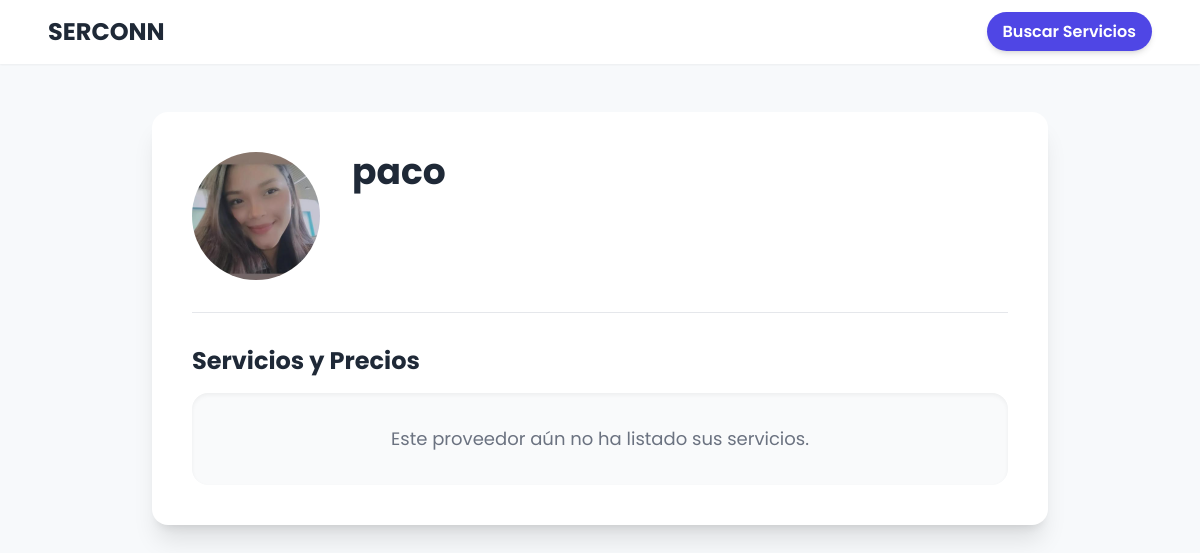
/provider/1/, run on an earlier commit of the app's database.
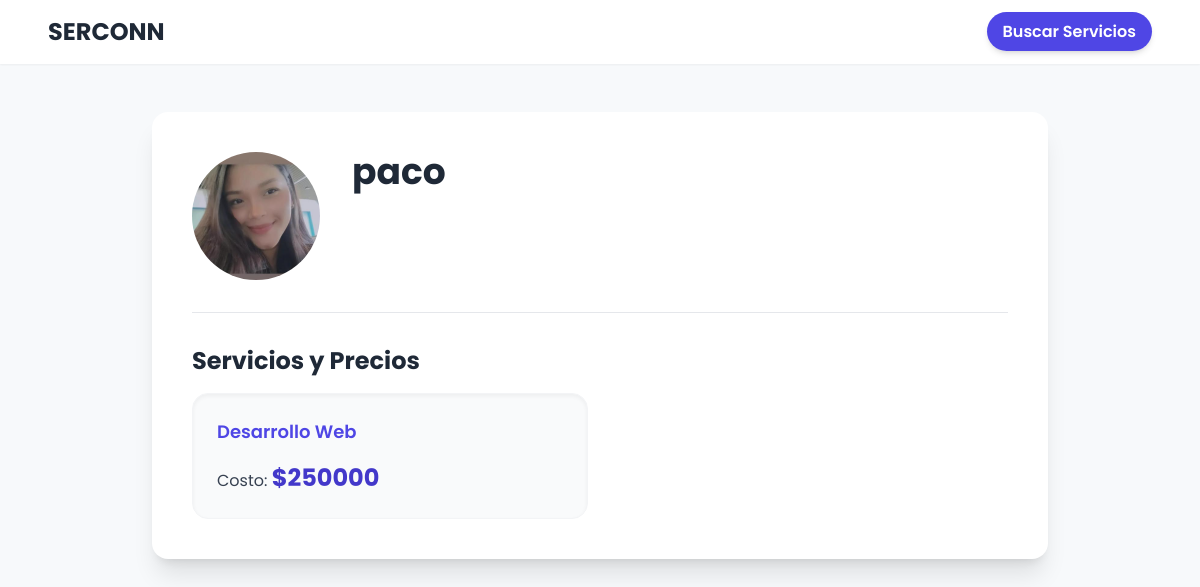
And on a later commit of the database.
### serconn_app/models.py (models this page shows, shortened)
class ServiceProvider(models.Model):
    user = models.OneToOneField('auth.User', on_delete=models.CASCADE)
    first_name = models.CharField(max_length=50, blank=True)
    last_name = models.CharField(max_length=50, blank=True)
    profession = models.CharField(max_length=100, blank=True)
    service_info = models.TextField(blank=True)
    rates = models.CharField(max_length=100, blank=True)
    availability = models.CharField(max_length=100, blank=True)
    profile_picture = models.ImageField(upload_to='provider_profiles/', blank=True, null=True)
    contact_number = models.CharField(max_length=20, blank=True)
    services_offered = models.CharField(max_length=200, blank=True)

class Service(models.Model):
    provider = models.ForeignKey(ServiceProvider, on_delete=models.CASCADE, related_name='services')
    category = models.ForeignKey(ServiceCategory, on_delete=models.CASCADE)
    name = models.CharField(max_length=200)
    description = models.TextField()
    rate = models.DecimalField(max_digits=10, decimal_places=2) # FR-8

### serconn_app/views.py (the view)
# urls.py: path("provider/<int:provider_id>/", appViews.provider_detail_view, name="provider_detail"),
def provider_detail_view(request, provider_id):
    try:
        provider = get_object_or_404(ServiceProvider, pk=provider_id)
    except Http404:
        return render(request, '404.html')
    services_offered = Service.objects.filter(provider=provider)
    context = {
        'provider': provider,
        'services_offered': services_offered,
    }
    return render(request, 'provider_detail.html', context)

### serconn_app/templates/provider_detail.html (shortened to what this page needs)
<!DOCTYPE html>
<html lang="es">
<head>
    <script src="https://cdn.tailwindcss.com"></script>
</head>
<body class="flex flex-col min-h-screen">
    <header class="bg-white shadow-sm py-4 px-6 md:px-12 flex justify-between items-center sticky top-0 z-50">
        <h1 class="text-2xl font-bold text-gray-800">
            <a href="{% url 'service_search' %}">SERCONN</a>
        </h1>
        <nav>
            <a href="{% url 'service_search' %}" class="bg-indigo-600 hover:bg-indigo-700 text-white font-semibold py-2 px-4 rounded-full transition-colors duration-300 shadow-md">
                Buscar Servicios
            </a>
        </nav>
    </header>
    <main class="container mx-auto px-4 py-8 md:py-12 flex-grow">
        <div class="bg-white p-6 md:p-10 rounded-2xl shadow-xl max-w-4xl mx-auto">
            <div class="flex flex-col md:flex-row items-center md:items-start gap-8 border-b pb-8 mb-8">
                {% if provider.profile_picture %}
                    <img src="{{ provider.profile_picture.url }}" alt="Foto de perfil de {{ provider.user.username }}" class="w-32 h-32 rounded-full object-cover flex-shrink-0">
                {% else %}
                    <div class="w-32 h-32 rounded-full bg-gray-200 flex items-center justify-center text-gray-500 text-5xl font-bold flex-shrink-0">
                        {{ provider.user|slice:":1" }}
                    </div>
                {% endif %}
                <div class="text-center md:text-left">
                    <h1 class="text-4xl font-bold text-gray-800">{{ provider.user }}</h1>
                </div>
            </div>
            <section>
                <h2 class="text-2xl font-bold text-gray-800 mb-4">Servicios y Precios</h2>
                {% if services_offered %}
                    <ul class="grid md:grid-cols-2 gap-6">
                        {% for service in services_offered %}
                            <li class="bg-gray-50 p-6 rounded-2xl shadow-inner border border-gray-100">
                                <h3 class="font-semibold text-lg text-indigo-600">{{ service.name }}</h3>
                                <p class="mt-4 text-gray-700">Costo: <span class="text-2xl font-bold text-indigo-700">${{ service.rate|floatformat:0 }}</span></p>
                            </li>
                        {% endfor %}
                    </ul>
                {% else %}
                    <div class="text-center text-gray-500 p-8 bg-gray-50 rounded-2xl shadow-inner">
                        <p class="text-lg">Este proveedor aún no ha listado sus servicios.</p>
                    </div>
                {% endif %}
            </section>
        </div>
    </main>
</body>
</html>

### serconn_app/templates/provider_detail.html (style rules this page uses)
body { font-family: 'Poppins', sans-serif; background-color: #f7f9fb; }

What changed in the data, as far as the page shows it:
added Service: name "Desarrollo Web", rate "250000"
Also different on the page:
text no longer shown: "Este proveedor aún no ha listado sus servicios."
